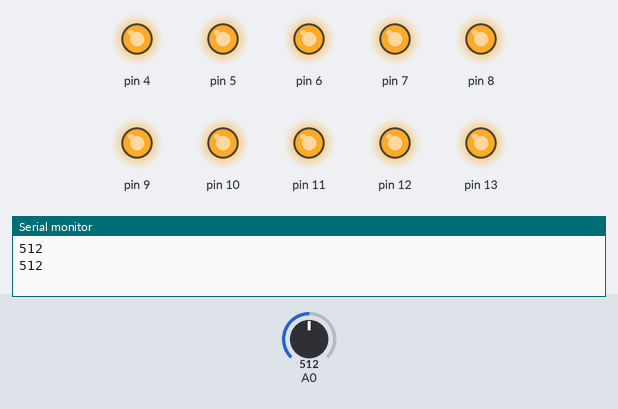
Recording of a sketch running on a simulated Arduino Uno, built with avr-gcc and run on an emulated ATmega328P. Parts: output pins drawn as LEDs (lit = HIGH), the last lines printed to the serial monitor. The test bench sets the inputs (shaded band); at power-on: A0 = 512. Random numbers use the default seed unless the sketch sets one.

Above: at 9.9 s.
10.3 s: A0 set to 110
At 11.1 s:
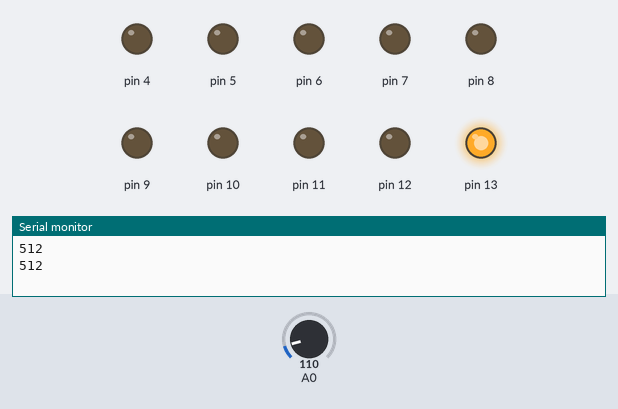
17.7 s: A0 set to 96
At 19.2 s:
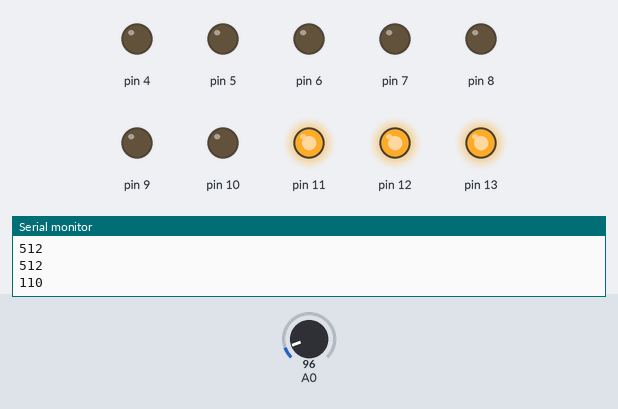
Timing chart, 0 to 23.5 s (numbered marks = the images above; inputs shaded):
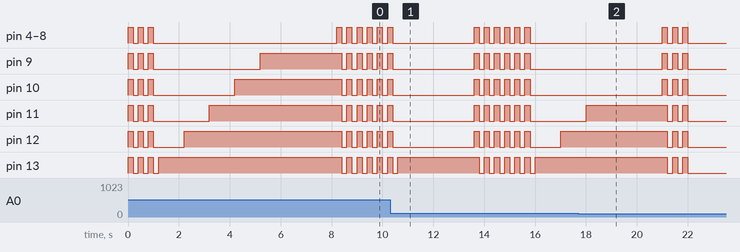

The sketch:

coolness_meter.ino
```cpp
void setup() {
 Serial.begin(9600);
 pinMode(13, OUTPUT);
 pinMode(12, OUTPUT);
 pinMode(11, OUTPUT);
 pinMode(10, OUTPUT);
 pinMode(9, OUTPUT);
 pinMode(8, OUTPUT);
 pinMode(7, OUTPUT);
 pinMode(6, OUTPUT);
 pinMode(5, OUTPUT);
 pinMode(4, OUTPUT);
}

void loop() {
  // put your main code here, to run repeatedly:
  int stan = analogRead(0);
  Serial.println(stan);
  if (stan > 100) {
   blink();
   for(int i = 13; i > random(4,13); i--) {
    digitalWrite(i, HIGH);
    delay(1000);
   }
   delay(2000);
   blink();
   turnLightsOff();
  }

}

void blink(){
  turnLightsOn();
  delay(200);
  turnLightsOff();
  delay(200);
    turnLightsOn();
  delay(200);
  turnLightsOff();
  delay(200);
    turnLightsOn();
  delay(200);
  turnLightsOff();
  delay(200);

}

void turnLightsOn() {
  for (int i = 4; i < 14; i++) {
    digitalWrite(i, HIGH);
  }
}

void turnLightsOff() {
  for (int i = 4; i < 14; i++) {
    digitalWrite(i, LOW);
  }
}
```

Measured:
- the behaviour switches between 101 and 100 on A0 (found by bisection; images 1 and 2)
- by itself, pin 11: repeats every 0.40 s: LOW 0.20 s, HIGH 0.20 s, until it stays LOW from 22.0 s
